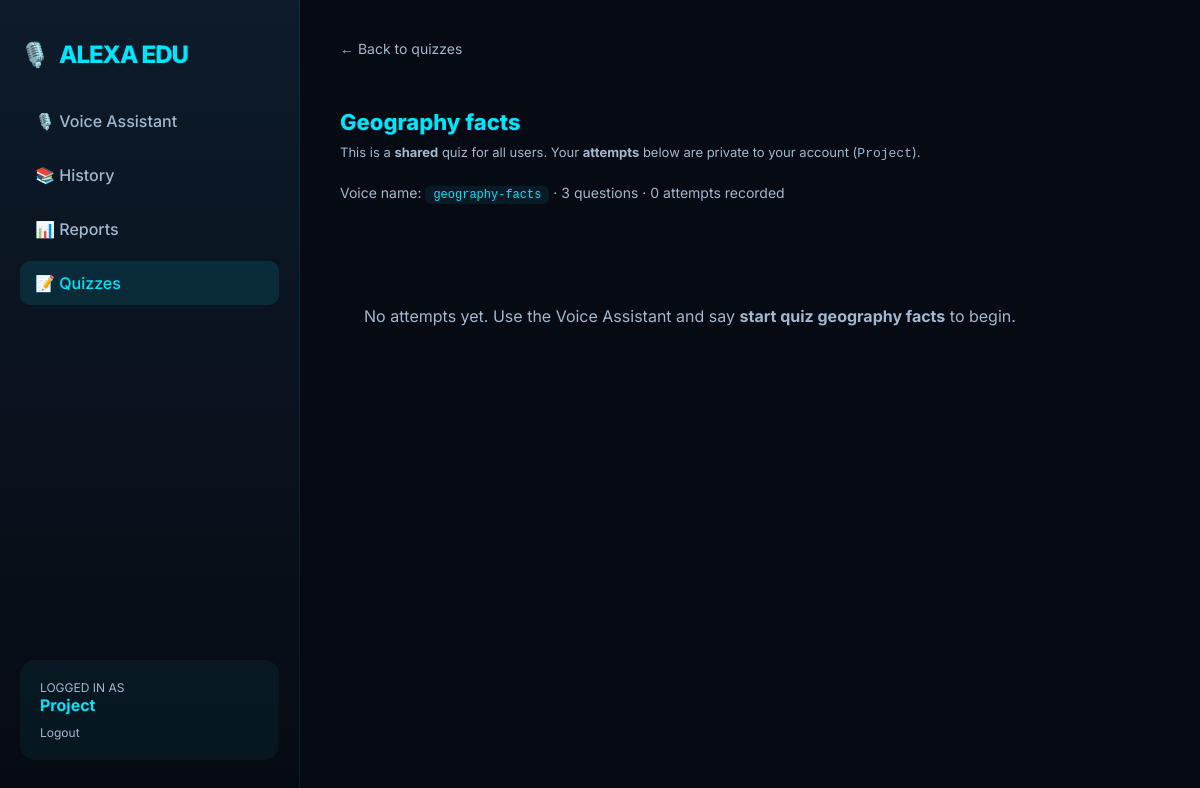
Screenshot of /quizzes/4 (signed in) with the database file from the repository.
### app.py (models this page shows)
class User(UserMixin, db.Model):
    id = db.Column(db.Integer, primary_key=True)
    username = db.Column(db.String(150), unique=True, nullable=False)
    email = db.Column(db.String(150), unique=True, nullable=False)
    password_hash = db.Column(db.String(256), nullable=False)
    created_at = db.Column(db.DateTime, default=datetime.utcnow)
    sessions = db.relationship('ConversationSession', backref='user', lazy=True)

class Quiz(db.Model):
    __tablename__ = "quiz"
    id = db.Column(db.Integer, primary_key=True)
    user_id = db.Column(db.Integer, db.ForeignKey("user.id"), nullable=False)
    title = db.Column(db.String(200), nullable=False)
    slug = db.Column(db.String(120), nullable=False)
    is_global = db.Column(db.Boolean, nullable=False, default=False)
    status = db.Column(db.String(32), nullable=False, default="not_started")
    last_score_correct = db.Column(db.Integer, nullable=True)
    last_score_wrong = db.Column(db.Integer, nullable=True)
    last_attempt_at = db.Column(db.DateTime, nullable=True)
    created_at = db.Column(db.DateTime, default=datetime.utcnow)
    updated_at = db.Column(db.DateTime, default=datetime.utcnow, onupdate=datetime.utcnow)
    questions = db.relationship(
        "QuizQuestion",
        back_populates="quiz",
        lazy=True,
        cascade="all, delete-orphan",
        order_by="QuizQuestion.sort_order",
    )
    attempts = db.relationship(
        "QuizAttempt",
        back_populates="quiz",
        lazy=True,
        cascade="all, delete-orphan",
    )
    __table_args__ = (db.UniqueConstraint("user_id", "slug", name="uq_quiz_user_slug"),)

### app.py (the view)
@app.route("/quizzes/<int:quiz_id>")
@login_required
def quizzes_detail(quiz_id: int):
    sid = _get_system_quiz_user_id()
    qz = Quiz.query.options(selectinload(Quiz.questions)).filter_by(id=quiz_id).first()
    if not qz:
        flash("Quiz not found.")
        return redirect(url_for("quizzes_list"))
    allowed = qz.user_id == current_user.id or (
        qz.is_global and sid is not None and qz.user_id == sid
    )
    if not allowed:
        flash("Quiz not found.")
        return redirect(url_for("quizzes_list"))
    attempts = (
        QuizAttempt.query.filter_by(quiz_id=qz.id, user_id=current_user.id)
        .order_by(QuizAttempt.started_at.desc())
        .all()
    )
    n_questions = len(qz.questions)
    return render_template(
        "quiz_detail.html",
        active="quizzes",
        quiz=qz,
        attempts=attempts,
        n_questions=n_questions,
        is_global_quiz=bool(qz.is_global),
    )

### app.py (called while the page is built)
def _get_system_quiz_user_id() -> int | None:
    u = User.query.filter_by(username=SYSTEM_QUIZ_USERNAME).first()
    return u.id if u else None

@login_manager.user_loader
def load_user(user_id):
    return User.query.get(int(user_id))

### templates/quiz_detail.html (shortened to what this page needs)
{% extends 'base.html' %}
{% block content %}
<a class="back" href="{{ url_for('quizzes_list') }}">← Back to quizzes</a>
<div class="page-head">
    <h1>{{ quiz.title }}</h1>
    <p class="privacy">
        {% if is_global_quiz %}
        This is a <strong>shared</strong> quiz for all users. Your <strong>attempts</strong> below are private to your account (<code>{{ current_user.username }}</code>).
        {% else %}
        Quizzes and attempts are <strong>only visible to you</strong> — they are stored under your account (<code>{{ current_user.username }}</code>), not shared with other users.
        {% endif %}
    </p>
    <div class="meta">
        Voice name: <code>{{ quiz.slug }}</code>
        · {{ n_questions }} question{% if n_questions != 1 %}s{% endif %}
        · {{ attempts|length }} attempt{% if attempts|length != 1 %}s{% endif %} recorded
    </div>
</div>
{% if not attempts %}
    <p class="empty">No attempts yet. Use the Voice Assistant and say <strong>start quiz {{ quiz.slug | replace('-', ' ') }}</strong> to begin.</p>
{% endif %}
{% endblock %}

### templates/base.html (shortened to what this page needs)
<!DOCTYPE html>
<html lang="en">
<head>
</head>
<body>
    <div class="sidebar">
        <div class="logo">
            <h1><span>🎙️</span> ALEXA EDU</h1>
        </div>
        <div class="nav">
            <a href="{{ url_for('alexa') }}" class="nav-item {% if active=='alexa' %}active{% endif %}">🎙️ Voice Assistant</a>
            <a href="{{ url_for('history_page') }}" class="nav-item {% if active=='history' %}active{% endif %}">📚 History</a>
            <a href="{{ url_for('reports_page') }}" class="nav-item {% if active=='reports' %}active{% endif %}">📊 Reports</a>
            <a href="{{ url_for('quizzes_list') }}" class="nav-item {% if active=='quizzes' %}active{% endif %}">📝 Quizzes</a>
        </div>
        <div style="margin-top: auto; padding: 20px; background: rgba(0,229,255,0.05); border-radius: 15px;">
            <p style="font-size: 12px; color: var(--text-dim);">LOGGED IN AS</p>
            <p style="font-weight: 700; color: var(--accent);">{{ current_user.username }}</p>
            <a href="{{ url_for('logout') }}" style="color: var(--text-dim); text-decoration: none; font-size: 12px; display: block; margin-top: 10px;">Logout</a>
        </div>
    </div>
    <div class="main">
        {% block content %}{% endblock %}
    </div>
</body>
</html>

### templates/base.html (style rules this page uses)
:root { --bg: #060a12; --card-bg: rgba(255, 255, 255, 0.03); --accent: #00e5ff; --accent-glow: rgba(0, 229, 255, 0.3); --text: #e0e6f0; --text-dim: #a0b8d0; --purple: #7850ff; }
* { box-sizing: border-box; margin: 0; padding: 0; }
body { background-color: var(--bg); color: var(--text); font-family: 'Inter', sans-serif; overflow: hidden; display: flex; height: 100vh; }
.sidebar { width: 300px; background: linear-gradient(180deg, #0d1b2a 0%, #060a12 100%); border-right: 1px solid rgba(0, 229, 255, 0.1); padding: 40px 20px; display: flex; flex-direction: column; gap: 30px; position: fixed; height: 100vh; }
.logo h1 { font-size: 24px; font-weight: 800; color: var(--accent); letter-spacing: -1px; display: flex; align-items: center; gap: 10px; }
.nav { display: flex; flex-direction: column; gap: 10px; }
.nav-item { padding: 12px 15px; border-radius: 10px; color: var(--text-dim); text-decoration: none; font-weight: 500; transition: all 0.3s ease; cursor: pointer; }
.nav-item:hover, .nav-item.active { background: rgba(0, 229, 255, 0.1); color: var(--accent); }
.main { flex: 1; margin-left: 300px; padding: 40px; display: flex; flex-direction: column; gap: 40px; }

### templates/quiz_detail.html (style rules this page uses)
.main { overflow-y: auto; height: 100vh; padding-bottom: 48px; }
.page-head { margin-bottom: 20px; }
.page-head h1 { font-size: 22px; font-weight: 800; color: var(--accent); margin-bottom: 8px; }
.back { font-size: 14px; color: var(--text-dim); text-decoration: none; display: inline-block; margin-bottom: 12px; }
.privacy { font-size: 13px; color: var(--text-dim); line-height: 1.5; margin-bottom: 20px; max-width: 720px; }
.meta { font-size: 14px; color: var(--text-dim); margin-bottom: 20px; }
.meta code { background: rgba(0,229,255,0.08); padding: 2px 8px; border-radius: 6px; color: var(--accent); font-size: 12px; }
.empty { color: var(--text-dim); padding: 24px; }

### rows the page displays
User: username "Project"
Quiz: title "Geography facts", slug "geography-facts", slug "geography facts"

### other values shown
{{ n_questions }} "3"
{{ attempts|length }} "0"
